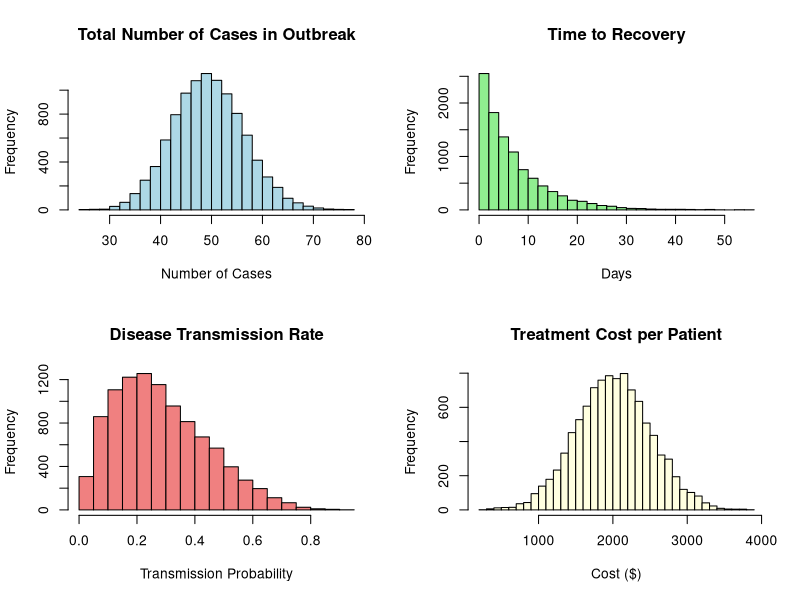

Source code (R):
# Set random seed for reproducibility
set.seed(123)

# Number of iterations for the simulation
n_simulations <- 10000

# 1. Simulating the Total Number of Cases in an Outbreak
# Assume an outbreak where the number of cases in a population follows a Poisson distribution
lambda <- 50  # Average number of new cases per day
poisson_simulation <- rpois(n_simulations, lambda)
poisson_simulation

# 2. Simulating the Time to Recovery in Days
# Assume the recovery time for individuals follows an Exponential distribution
mean_recovery_time <- 7  # Average recovery time in days
recovery_simulation <- rexp(n_simulations, rate = 1 / mean_recovery_time)
recovery_simulation

# 3. Simulating Disease Transmission Rates in a Population
# Assume the probability of transmission follows a Beta distribution (proportion)
alpha <- 2  # Shape parameter 1
beta <- 5   # Shape parameter 2
transmission_simulation <- rbeta(n_simulations, alpha, beta)
transmission_simulation

# 4. Simulating the Risk of a Disease (Binary Outcome)
# The risk of contracting a disease in a population can be modeled with a Binomial distribution
population_size <- 1000  # Total population size
risk_probability <- 0.1  # Probability of contracting the disease
disease_outcome_simulation <- rbinom(n_simulations, population_size, risk_probability)
disease_outcome_simulation

# 5. Calculating the Total Cost of Treatment
# Suppose the cost of treatment per patient follows a normal distribution
mean_cost <- 2000  # Average treatment cost
sd_cost <- 500     # Standard deviation of treatment cost
treatment_cost_simulation <- rnorm(n_simulations, mean = mean_cost, sd = sd_cost)
treatment_cost_simulation

# 6. Simulating the Number of Hospital Admissions
# Hospital admissions may follow a Poisson distribution with variable rates
lambda_hospital <- 10  # Average number of hospital admissions per day
hospital_admission_simulation <- rpois(n_simulations, lambda_hospital)
hospital_admission_simulation

# Monte Carlo Estimations
# Estimate the total number of cases in an outbreak
estimated_cases <- mean(poisson_simulation)
estimated_cases

# Estimate the average time to recovery
estimated_recovery_time <- mean(recovery_simulation)
estimated_recovery_time

# Estimate the average transmission probability
estimated_transmission_rate <- mean(transmission_simulation)
estimated_transmission_rate

# Estimate the proportion of individuals affected by the disease
estimated_disease_risk <- mean(disease_outcome_simulation / population_size)
estimated_disease_risk

# Estimate the total treatment cost
estimated_total_treatment_cost <- mean(treatment_cost_simulation)

# Estimate the average number of hospital admissions
estimated_hospital_admissions <- mean(hospital_admission_simulation)
estimated_hospital_admissions

# Visualize the distribution of some key simulations
par(mfrow = c(2, 2))  # Plot in a 2x2 grid

# 1. Distribution of Total Number of Cases
hist(poisson_simulation, 
     breaks = 30, 
     col = 'lightblue', 
     main = "Total Number of Cases in Outbreak", 
     xlab = "Number of Cases", 
     ylab = "Frequency", 
     border = 'black')

# 2. Distribution of Time to Recovery
hist(recovery_simulation, 
     breaks = 30, 
     col = 'lightgreen',
     main = "Time to Recovery", 
     xlab = "Days", 
     ylab = "Frequency",
     border = 'black')

# 3. Distribution of Disease Transmission Rate
hist(transmission_simulation, 
     breaks = 30, 
     col = 'lightcoral', 
     main = "Disease Transmission Rate", 
     xlab = "Transmission Probability", 
     ylab = "Frequency", border = 'black')

# 4. Distribution of Treatment Cost
hist(treatment_cost_simulation, 
     breaks = 30, 
     col = 'lightyellow', 
     main = "Treatment Cost per Patient", 
     xlab = "Cost ($)", 
     ylab = "Frequency", 
     border = 'black')
